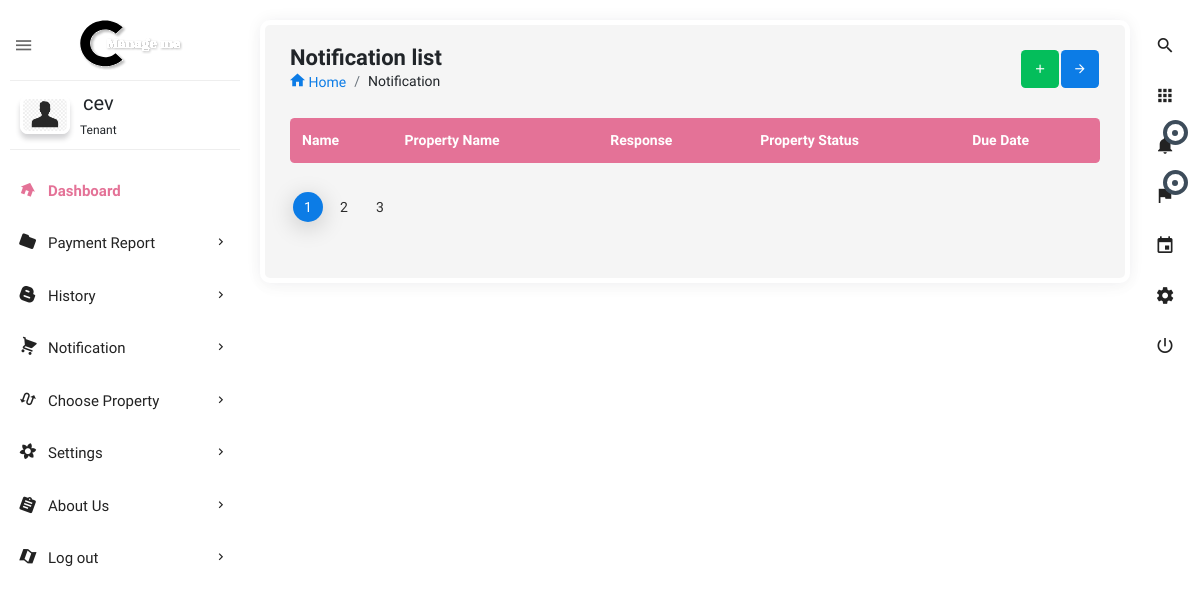
The page /all_notification_tenant/ (signed in) on the database as committed earlier.
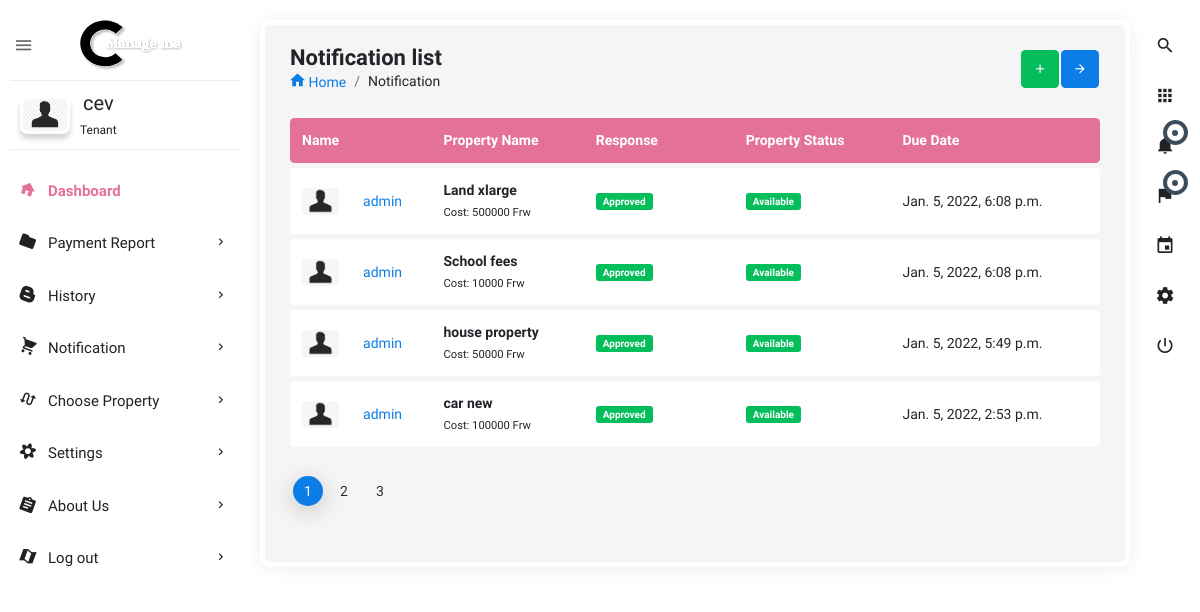
The same page on the database as committed later.
### users/models.py (models this page shows, shortened)
class User(AbstractBaseUser):
    user_type = [
        ('lessor', 'lessor'),
        ('tenant', 'tenant'),
    ]
    name = models.CharField(max_length=255, null=False)
    phone_number = PhoneNumberField(unique=True)
    user_image = models.ImageField(upload_to='images/', default='profile.png')
    user_login = models.CharField(max_length=7, choices=user_type, default='lessor', blank=False, null=False)
    is_active = models.BooleanField(default=True)
    staff = models.BooleanField(default=False)
    admin = models.BooleanField(default=False)
    USERNAME_FIELD = 'phone_number'
    REQUIRED_FIELDS = ['name', 'user_login']
    objects = UserManager()
    def __str__(self):
        return self.name
    objects = UserManager()

class Request_Property(models.Model):
    status = [
        ('initial', 'initial'),
        ('request', 'request'),
        ('approved', 'approved'),
        ('denied', 'denied'),
        ('canceled', 'canceled')]
    user_request = models.ForeignKey(user, on_delete=models.CASCADE, related_name='requesting_users', null=False)
    property_requested = models.ForeignKey(Property_registration, on_delete=models.CASCADE, related_name='property_req',
                                           null=False)
    owner_name = models.ForeignKey(user, on_delete=models.CASCADE, related_name='owner_name_property', null=False)
    status_view = models.CharField(max_length=50, choices=status, default='initial')
    time_done = models.DateTimeField(default=now)
    def __str__(self):
        return f'{self.user_request} {self.property_requested}'
    class Meta:
        verbose_name_plural = "Request_Property"
        ordering = ['-id']

class Property_registration(models.Model):
    property_type_p = [
        ('house', 'house'),
        ('car', 'car'),
        ('land', 'land'),
        ('other', 'other')
    ]
    location_name = [
        ('kigali', 'kigali'),
        ('south', 'south'),
        ('east', 'east'),
        ('west', 'west')
    ]
    property_name = models.CharField(max_length=100)
    location = models.CharField(max_length=200, choices=location_name, default='kigali')
    property_type = models.CharField(max_length=200, choices=property_type_p)
    amount_per_month = models.IntegerField(default=10000)
    detail = models.CharField(max_length=250, default='')
    property_image = models.ImageField(blank=True, null=True, upload_to='images')
    available = models.BooleanField(default=True)
    owner_name = models.ForeignKey(user, on_delete=models.CASCADE, related_name='owner', null=False)
    time_added = models.DateTimeField(auto_now_add=True)
    def __str__(self):
        return f'{self.property_name} {self.owner_name}'
    class Meta:
        verbose_name_plural = "Property_registration"
        ordering = ['-id']

### users/views.py (the view)
# urls.py: path('all_notification_tenant/', views.all_notification_tenant, name='all_notification_tenant'),
def all_notification_tenant(request):
    user = request.user
    all_notification_deny_and_approve = Q(Q(status_view='approved') | Q(status_view='denied'))
    request_property_all_deny_approve = Request_Property.objects.filter(all_notification_deny_and_approve).filter(
        user_request=user).order_by('-id')
    print('not all:', request_property_all_deny_approve)
    context = {
        'notification_tenant': request_property_all_deny_approve
    }
    return render(request, 'html/all_notification_tenant.html', context)

### users/templates/html/all_notification_tenant.html (shortened to what this page needs)
{% extends 'dashboard-tenant/dashboard.html' %}
{% load static %}
{% block content %}
<section class="content">
    <div class="body_scroll">
        <div class="block-header">
            <div class="row">
                <div class="col-lg-7 col-md-6 col-sm-12">
                    <h2>Notification list</h2>
                    <ul class="breadcrumb">
                        <li class="breadcrumb-item"><a href="{% url 'tenant' %}"><i class="zmdi zmdi-home"></i> Home</a></li>
                        <li class="breadcrumb-item">Notification</li>
                    </ul>
                </div>
                <div class="col-lg-5 col-md-6 col-sm-12">
                    <button class="btn btn-primary btn-icon float-right right_icon_toggle_btn" type="button"><i class="zmdi zmdi-arrow-right"></i></button>
                    <button class="btn btn-success btn-icon float-right" type="button"><i class="zmdi zmdi-plus"></i></button>
                </div>
            </div>
        </div>
        <div class="container-fluid">
            <div class="row clearfix">
                <div class="col-md-12 col-sm-12 col-xs-12">
                    <div class="card project_list">
                        <div class="table-responsive">
                            <table class="table table-hover c_table theme-color">
                                <thead>
                                    <tr>
                                        <th style="width:50px;">Name</th>
                                        <th></th>
                                        <th class="hidden-md-down">Property Name</th>
                                        <th class="" width="150px">Response</th>
                                        <th class="hidden-md-down">Property Status</th>
                                        <th class="hidden-md-down">Due Date</th>
                                    </tr>
                                </thead>
                                <tbody>
                                {% for notification_tenant in notification_tenant %}
                                    <a href="">
                                            <tr>
                                                <td>
                                                    <img class="rounded avatar" src="{{ notification_tenant.property_requested.owner_name.user_image.url }}" alt="">
                                                </td>
                                                <td>
                                                    <a class="single-user-name" href="javascript:void(0);">{{notification_tenant.property_requested.owner_name}}</a><br>
                                                </td>
                                                <td class="hidden-md-down">
                                                    <strong>{{notification_tenant.property_requested.property_name}}</strong><br>
                                                    <small>Cost: {{notification_tenant.property_requested.amount_per_month}} Frw</small>
                                                </td>
                                                {% if notification_tenant.status_view == 'approved' %}
                                                <td class="">
                                                    <span class="badge badge-success">Approved</span>
                                                </td>
                                                {% elif notification_tenant.status_view == 'denied' %}
                                                <td class="">
                                                    <span class="badge badge-danger">Denied</span>
                                                </td>
                                                {% else %}
                                                <td class="">
                                                    <span class="badge badge-info">Initial</span>
                                                </td>
                                                {% endif %}
                                                <td class="hidden-md-down"><span class="badge badge-success">Available</span></td>
                                                <td class="hidden-md-down" >{{notification_tenant.time_done}}</td>
                                            </tr>
                                    </a>
                                {% endfor %}
                                </tbody>
                            </table>
                        </div>
                        <ul class="pagination pagination-primary mt-4">
                            <li class="page-item active"><a class="page-link" href="javascript:void(0);">1</a></li>
                            <li class="page-item"><a class="page-link" href="javascript:void(0);">2</a></li>
                            <li class="page-item"><a class="page-link" href="javascript:void(0);">3</a></li>
                        </ul>
                    </div>
                </div>
            </div>
        </div>
    </div>
</section>
{% endblock %}

### templates/dashboard-tenant/dashboard.html (shortened to what this page needs)
<!doctype html>
{% load static %}
<html class="no-js " lang="en">
<head>
<link rel="stylesheet" href="{% static 'dash/assets/plugins/bootstrap/css/bootstrap.min.css' %}">
<link  rel="stylesheet" href="{% static 'dash/assets/css/style.min.css' %}">
</head>
<body class="theme-blush">
<div class="navbar-right">
    <ul class="navbar-nav">
        <li><a href="{% url 'search_property_tenant' %}" class="main_search" title="Search..."><i class="zmdi zmdi-search"></i></a></li>
        <li class="dropdown">
            <a href="javascript:void(0);" class="dropdown-toggle" title="App" data-toggle="dropdown" role="button"><i class="zmdi zmdi-apps"></i></a>
        </li>
        <li class="dropdown">
            <a href="javascript:void(0);" class="dropdown-toggle" title="Notifications" data-toggle="dropdown" role="button"><i class="zmdi zmdi-notifications"></i>
                <div class="notify"><span class="heartbit"></span><span class="point"></span></div>
            </a>
        </li>
        <li class="dropdown">
            <a href="javascript:void(0);" class="dropdown-toggle" data-toggle="dropdown" role="button"><i class="zmdi zmdi-flag"></i>
            <div class="notify"><span class="heartbit"></span><span class="point"></span></div>
            </a>
        </li>
        <li><a href="javascript:void(0);" class="app_calendar" title="Calendar"><i class="zmdi zmdi-calendar"></i></a></li>
        <li><a href="javascript:void(0);" class="js-right-sidebar" title="Setting"><i class="zmdi zmdi-settings zmdi-hc-spin"></i></a></li>
        <li><a href="{% url 'logout' %}" class="mega-menu" title="Sign Out"><i class="zmdi zmdi-power"></i></a></li>
    </ul>
</div>
<aside id="leftsidebar" class="sidebar">
    <div class="navbar-brand">
        <button class="btn-menu ls-toggle-btn" type="button"><i class="zmdi zmdi-menu"></i></button>
        <a href=""><img src="{% static 'dash/assets/images/managemelogo.svg' %}" width="200" alt="Aero"></a>
    </div>
    <div class="menu">
        <ul class="list">
            <li>
                <div class="user-info">
                    <a class="image" href="{% url 'profile_tenant' %}"><img src="{{ user.user_image.url }}" alt="User"></a>
                    <div class="detail">
                        <h4>{{user}}</h4>
                        <small>Tenant</small>
                    </div>
                </div>
            </li>
            <li  class="active open"><a href="{% url 'tenant' %}"><i class="zmdi zmdi-home"></i><span>Dashboard</span></a></li>
            <li> <a href="javascript:void(0);" class="menu-toggle"><i class="zmdi zmdi-folder"></i><span>Payment Report</span></a>
            </li>
            <li> <a href="javascript:void(0);" class="menu-toggle"><i class="zmdi zmdi-blogger"></i><span>History</span></a>
            </li>
            <li><a href="javascript:void(0);" class="menu-toggle"><i class="zmdi zmdi-shopping-cart"></i><span>Notification</span></a>
            </li>
            <li><a href="{% url 'search_property_tenant' %}" class="menu-toggle"><i class="zmdi zmdi-swap-alt"></i><span>Choose Property</span></a>
            </li>
            <li><a href="javascript:void(0);" class="menu-toggle"><i class="zmdi zmdi-flower"></i><span>Settings</span></a>
            </li>
            <li><a href="javascript:void(0);" class="menu-toggle"><i class="zmdi zmdi-assignment"></i><span>About Us</span></a>
            </li>
            <li class="open_top"><a href="{% url 'logout' %}" class="menu-toggle"><i class="zmdi zmdi-map"></i><span>Log out</span></a>
            </li>
        </ul>
    </div>
</aside>
{% block content %}
{% endblock %}
</body>
</html>

Rows that differ between the two databases and show on the page:
added Request_Property: property_requested.owner_name.user_image (placeholder picture), property_requested.owner_name "admin", property_requested.property_name "Land xlarge", property_requested.amount_per_month "500000", status_view "Approved", time_done "Jan. 5, 2022, 6:08 p.m."
added Request_Property: property_requested.owner_name.user_image (placeholder picture), property_requested.owner_name "admin", property_requested.property_name "School fees", property_requested.amount_per_month "10000", status_view "Approved", time_done "Jan. 5, 2022, 6:08 p.m."
added Request_Property: property_requested.owner_name.user_image (placeholder picture), property_requested.owner_name "admin", property_requested.property_name "house property", property_requested.amount_per_month "50000", status_view "Approved", time_done "Jan. 5, 2022, 5:49 p.m."
added Request_Property: property_requested.owner_name.user_image (placeholder picture), property_requested.owner_name "admin", property_requested.property_name "car new", property_requested.amount_per_month "100000", status_view "Approved", time_done "Jan. 5, 2022, 2:53 p.m."
